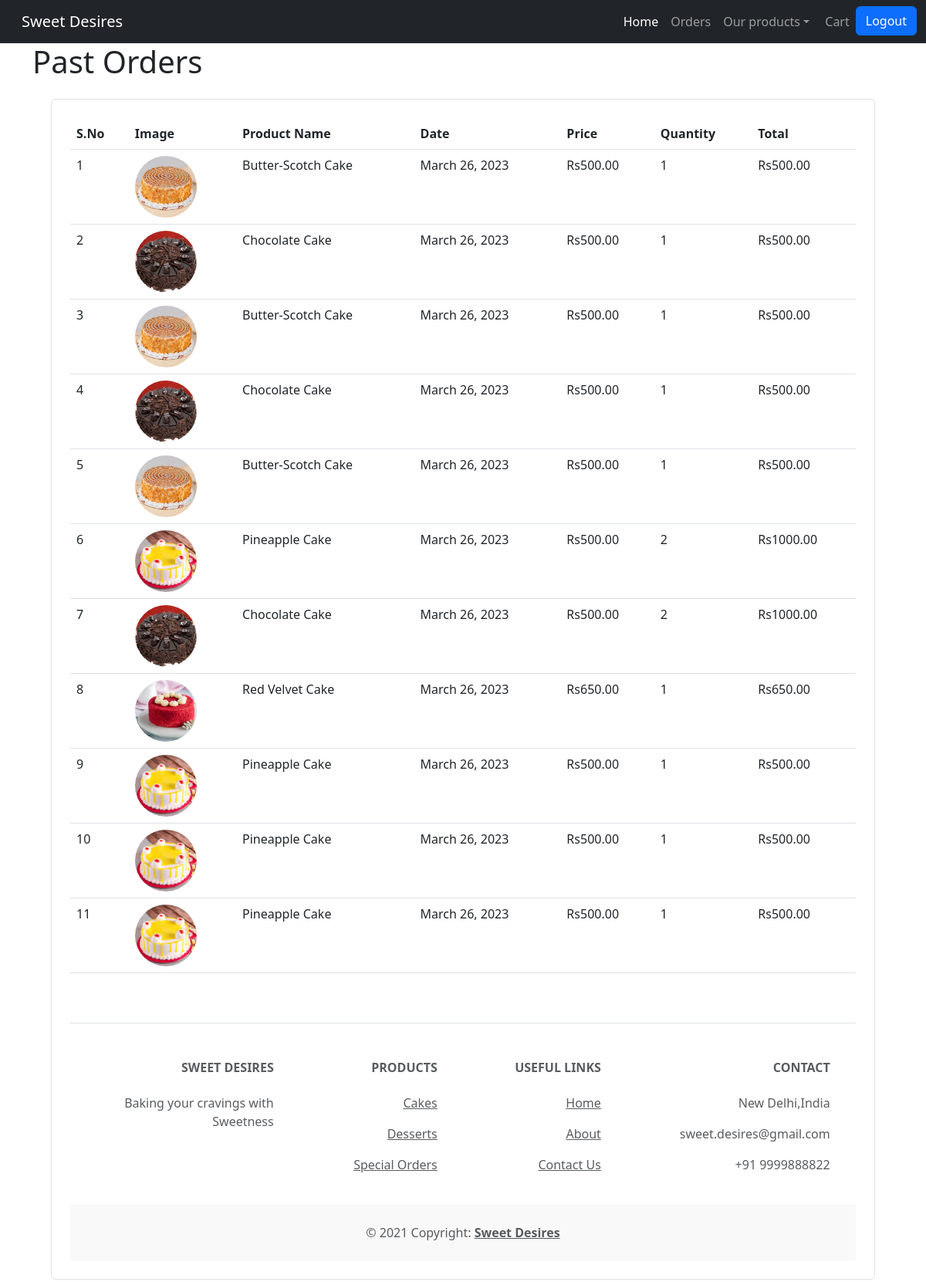
The page /orders_placed/ (signed in) on the database its author committed.
### shop/models.py (models this page shows, shortened)
class Order(models.Model):
    customer = models.ForeignKey(Customer,on_delete=models.CASCADE)
    cake = models.ForeignKey(Cake,on_delete=models.CASCADE)
    quantity = models.PositiveIntegerField(default=1)
    price=models.IntegerField(max_length=5,default=0)
    address=models.CharField(max_length=100,default="")
    phone=models.CharField(max_length=12,default="")
    order_date = models.DateField(default=datetime.datetime.today)
    objects = OrderManager()
    def __str__(self):
        return f"{self.quantity} {self.cake.name}(s) by {self.customer.username}"

class Cake(models.Model):
    cake_id=models.AutoField
    name = models.CharField(max_length=255)
    description = models.TextField()
    category=models.CharField(max_length=50,default="")
    price = models.DecimalField(max_digits=6, decimal_places=2)
    image = models.ImageField(upload_to='cakes/images/')
    weight = models.DecimalField(max_digits=4, decimal_places=2, default=0.0)
    objects = CakeManager()

### shop/views.py (the view)
# urls.py: path('orders_placed/', views.orders_placed, name='orders_placed'),
def orders_placed(request):
    customer_id = request.session.get('customer_id')
    print('customer_id:', customer_id)
    print('session:', request.session)
    if not customer_id:
        return HttpResponse('Login to see your Past Orders')
    customer = Customer.objects.get(id=customer_id)
    orders = Order.objects.get_orders_by_customer(customer_id)
    print(orders)
    return render(request, 'orders.html', {'orders': orders, 'customer': customer})

### shop/models.py (called while the page is built)
    def get_orders_by_customer(self,customer_id):
        print(customer_id)
        return Order.objects.filter(customer_id=customer_id)

### shop/templatetags/cart.py (called while the page is built)
@register.filter(name='multiply')
def multiply(number,number1):
    return number*number1

### shop/templates/orders.html (shortened to what this page needs)
{%extends 'base.html'%}
{% block body %}
{%load cart%}
<div class="container">
  <h1>Past Orders</h1>
  <div class="border rounded p-4 m-4">
      <table class= "table">
        <thead>
          <tr>
            <th>S.No</th>
            <th>Image</th>
            <th>Product Name</th>
            <th>Date</th>
            <th>Price</th>
            <th>Quantity</th>
            <th>Total</th>
          </tr>
        </thead>
        <tbody>
          {% for order in orders%}
          <tr>
            <td>{{forloop.counter}}</td>
            <td><img style="height: 80px" class="rounded-circle" src="{{order.cake.image.url}}"></td>
            <td >{{order.cake.name}}</td>
            <td >{{order.order_date}}</td>
            <td>Rs{{order.cake.price}}</td>
            <td>{{order.quantity}}</td>
            <td>Rs{{order.quantity|multiply:order.cake.price}}</td>
          </tr>
          {%endfor%}
        </tbody>
      </table>
{% endblock body %}

### rows shown on the page
Order: cake.image (picture), cake.name "Butter-Scotch Cake", order_date "March 26, 2023", cake.price "500.00", quantity "1", quantity|multiply "500.00"
Order: cake.image (picture), cake.name "Chocolate Cake", order_date "March 26, 2023", cake.price "500.00", quantity "1", quantity|multiply "500.00"
Order: cake.image (picture), cake.name "Butter-Scotch Cake", order_date "March 26, 2023", cake.price "500.00", quantity "1", quantity|multiply "500.00"
Order: cake.image (picture), cake.name "Chocolate Cake", order_date "March 26, 2023", cake.price "500.00", quantity "1", quantity|multiply "500.00"
Order: cake.image (picture), cake.name "Butter-Scotch Cake", order_date "March 26, 2023", cake.price "500.00", quantity "1", quantity|multiply "500.00"
Order: cake.image (picture), cake.name "Pineapple Cake", order_date "March 26, 2023", cake.price "500.00", quantity "2", quantity|multiply "1000.00"
Order: cake.image (picture), cake.name "Chocolate Cake", order_date "March 26, 2023", cake.price "500.00", quantity "2", quantity|multiply "1000.00"
Order: cake.image (picture), cake.name "Red Velvet Cake", order_date "March 26, 2023", cake.price "650.00", quantity "1", quantity|multiply "650.00"
Order: cake.image (picture), cake.name "Pineapple Cake", order_date "March 26, 2023", cake.price "500.00", quantity "1", quantity|multiply "500.00"
Order: cake.image (picture), cake.name "Pineapple Cake", order_date "March 26, 2023", cake.price "500.00", quantity "1", quantity|multiply "500.00"
Order: cake.image (picture), cake.name "Pineapple Cake", order_date "March 26, 2023", cake.price "500.00", quantity "1", quantity|multiply "500.00"
